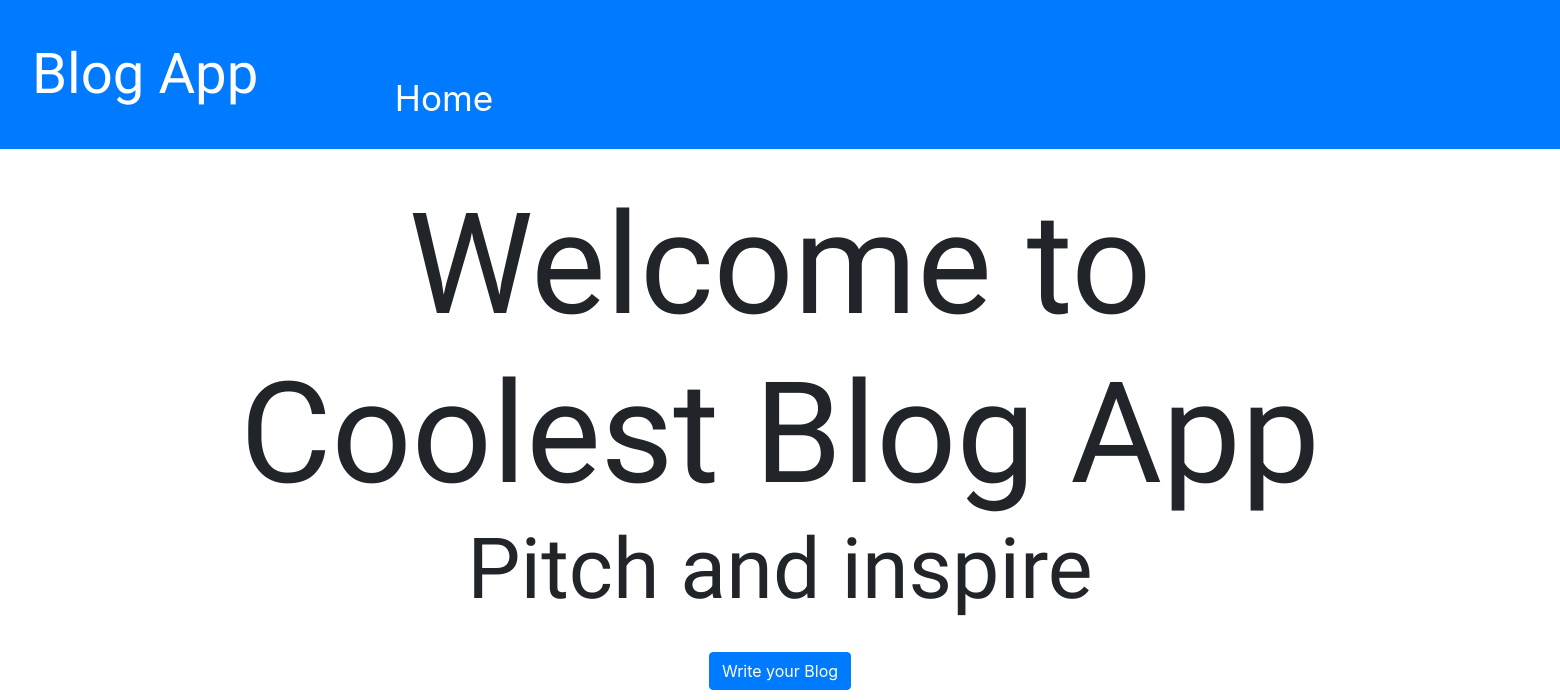
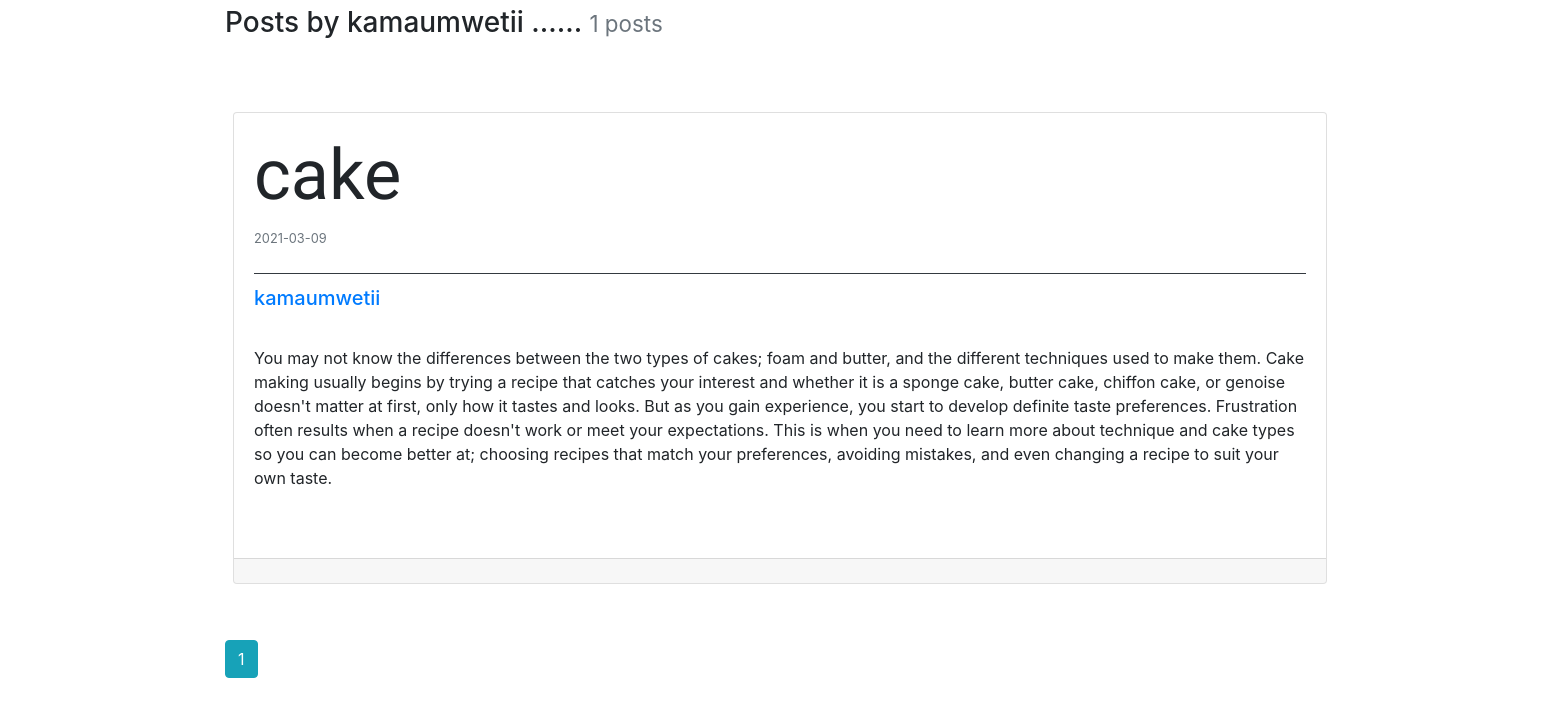
The app's page /user/kamaumwetii, older data (2 pictures, top to bottom).
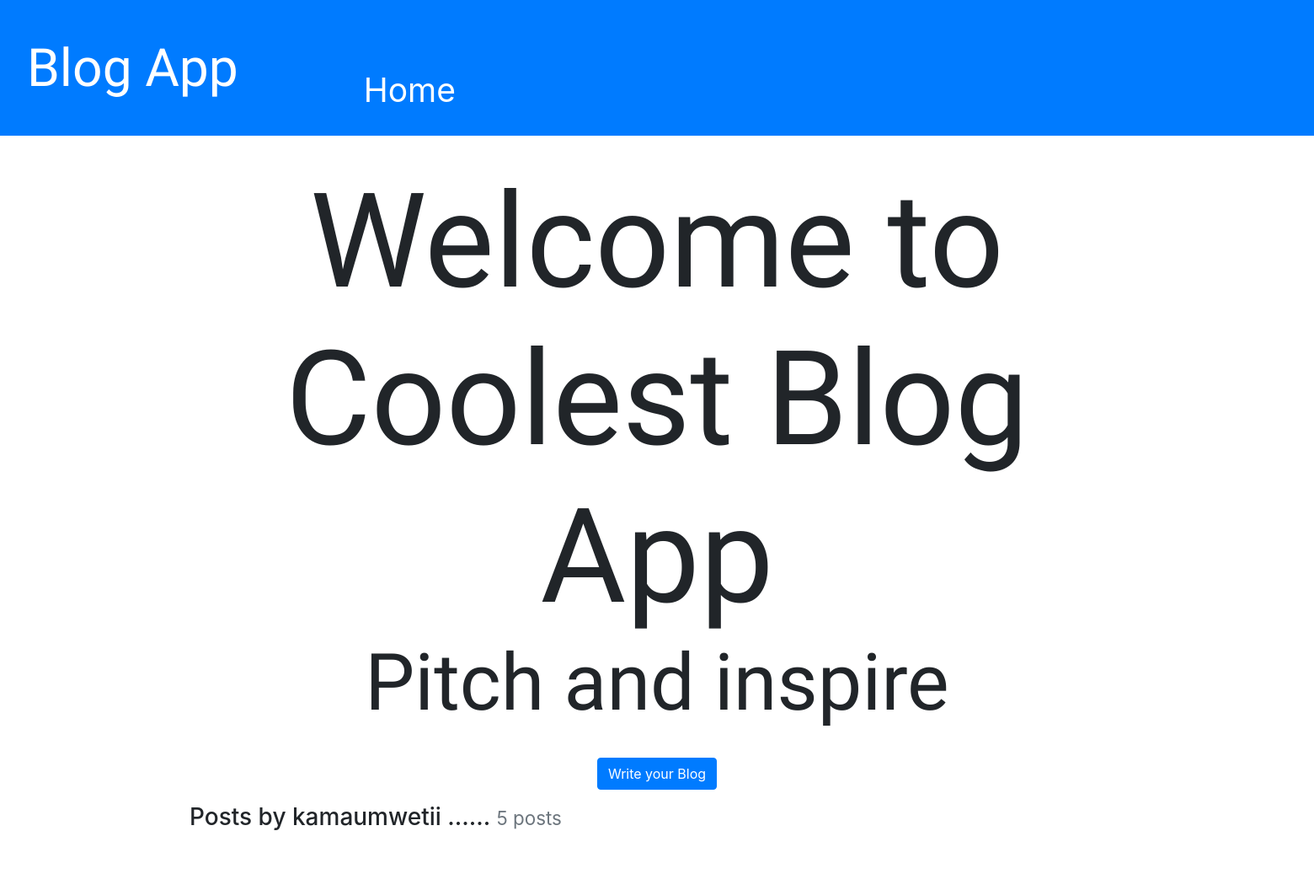
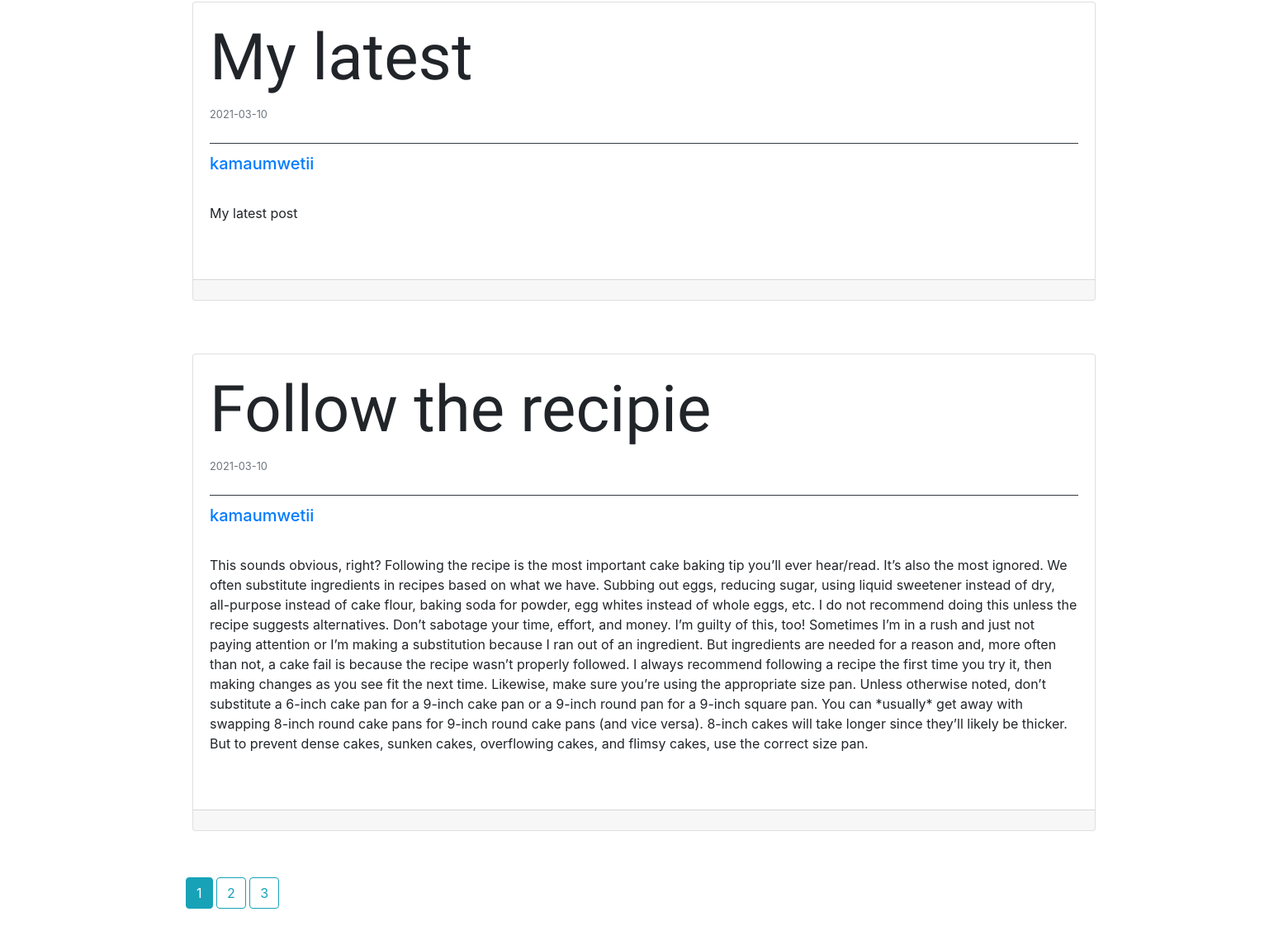
The same page, newer data (2 pictures, top to bottom).
### app/models.py (models this page shows, shortened)
class User( UserMixin ,db.Model):
    id = db.Column(db.Integer, primary_key = True)
    username = db.Column(db.String(30), index = True, unique = True)
    email = db.Column(db.String(150), index = True, unique =True)
    image_file = db.Column(db.String(30), index = True, default = 'default.jpeg')
    password = db.Column(db.String(60))
    posts = db.relationship('Post', backref='author', lazy='dynamic')

class Post(db.Model):
    id = db.Column(db.Integer, primary_key = True)
    title = db.Column(db.String(140))
    content = db.Column(db.Text)
    date_posted = db.Column(db.DateTime, default = datetime.utcnow )
    user_id = db.Column(db.Integer, db.ForeignKey('user.id'))

### app/views.py (the view)
@app.route('/user/<string:username>')
def user_posts(username):
    page = request.args.get('page', 1, type=int)
    user = User.query.filter_by(username = username).first_or_404()
    posts = Post.query.filter_by(author = user).order_by(Post.date_posted.desc())\
             .paginate(page = page, per_page=2)
    return render_template('user_post.html', posts = posts, user = user)

### app/templates/user_post.html (shortened to what this page needs)
{% extends 'base.html' %}
{% block content %}
<div class="container-fluid">
    <div class="container">
        <h1 class=" text-center p-2" style=" font-size: 10vmin; font-family: 'Akaya Telivigala', cursive;">
            Welcome to Coolest Blog App
            <br>
            <p style="font-size: 6vmin;">Pitch and inspire</p>
        </h1>
        <p style=" text-align: center; ">
            <a class= "btn btn-primary" href="{{ url_for('new_post') }}">Write your Blog </a>
            <h3>
                Posts by {{ user.username }} ...... <small class="text-muted">{{ posts.total }} posts</small>
            </h3>
        </p>
        <br>
        <br>
        {% for post in posts.items %}
        <div class="card m-2 border-0 ">
            <div class="card">
              <div class="card-body">
                <div class="card-title border-bottom border-bottom-1 border-dark "  >
                   <h5 style="font-family: 'Akaya Telivigala', cursive; font-size: 5vmin;">  {{post.title}}  </h5>
                    <small class="text-muted text-right">{{post.date_posted.strftime('%Y-%m-%d')}}</small> <br> <br>
                </div>
                <a href="#">
                    <h5 class="card-title " >{{ post.author.username }}</h5>
                </a> <br>
                <p class="card-text"> {{ post.content }} </p>
              </div>
              <br><br>
              <div class="card-footer">
              </div>
            </div>
        </div>
        <br><br>
        {% endfor %}
        {% for page_num in posts.iter_pages(left_edge=1, right_edge=1, left_current=1, right_current=2,) %}
            {% if page_num %}
                {% if page_num == posts.page ==page_num %}
                <a href=" {{ url_for('user_posts', username = user.username, page= page_num) }} " class="btn btn-info"> {{ page_num }} </a>
                {% else %}
                <a href=" {{ url_for('user_posts', username = user.username, page= page_num) }} " class="btn btn-outline-info"> {{ page_num }} </a>
                {% endif %}
            {% else %}
            ....
            {% endif %}
        {% endfor %}
        <br><br><br>
    </div>
</div>
{% endblock %}

### app/templates/base.html (shortened to what this page needs)
<!DOCTYPE html>
<html lang="en">
<head>
    <link rel="stylesheet" href="https://stackpath.bootstrapcdn.com/bootstrap/4.5.2/css/bootstrap.min.css">
</head>
<body>
    {% block navbar %}
    {% include 'navbar.html' %}
    {% endblock %}
    {%  block content %}
    {% endblock %}
</body>
</html>

### app/templates/navbar.html (shortened to what this page needs)
 <div class="sticky-top">
  <nav class="navbar navbar-dark bg-primary">
    <nav class="navbar  navbar-expand-lg navbar-dark">
        <a class="navbar-brand  " href="#" style="font-size: 4vmin; font-family: 'Kavivanar', cursive;">Blog App</a>
        <div class="collapse navbar-collapse" id="navbarNavAltMarkup">
          <div class="navbar-nav text-dark " >
            <a class="nav-item nav-link" style="color: #fff; padding-top: 4vmin; font-size: 2.5vmin; margin-left: 8vmin;" href=" {{ url_for('index') }}">Home</a>
          </div>
        </div>
    </nav>
  </nav>
 </div>
  <br>
  <div class=" fixed-bottom " style="text-transform: uppercase; margin: 10px;">
  </div>

Row changes from the older to the newer data that the page shows:
no longer on this page (row unchanged): Post: title "cake", date_posted "2021-03-09", author.username "kamaumwetii", content "You may not know the differences between the two types of cakes; foam and butter, and the different techniques used to make them. Cake making usually begins by trying a recipe that catches your interest and whether it is a sponge cake, butter cake, chiffon cake, or genoise doesn't matter at first, only how it tastes and looks. But as you gain experience, you start to develop definite taste preferences. Frustration often results when a recipe doesn't work or meet your expectations. This is when you need to learn more about technique and cake types so you can become better at; choosing recipes that match your preferences, avoiding mistakes, and even changing a recipe to suit your own taste."
added Post: title "My latest", date_posted "2021-03-10", author.username "kamaumwetii", content "My latest post"
added Post: title "Follow the recipie", date_posted "2021-03-10", author.username "kamaumwetii", content "This sounds obvious, right? Following the recipe is the most important cake baking tip you’ll ever hear/read. It’s also the most ignored. We often substitute ingredients in recipes based on what we have. Subbing out eggs, reducing sugar, using liquid sweetener instead of dry, all-purpose instead of cake flour, baking soda for powder, egg whites instead of whole eggs, etc. I do not recommend doing this unless the recipe suggests alternatives. Don’t sabotage your time, effort, and money. I’m guilty of this, too! Sometimes I’m in a rush and just not paying attention or I’m making a substitution because I ran out of an ingredient. But ingredients are needed for a reason and, more often than…"
Text that changed along with them:
{{ posts.total }}: "1" → "5"
new list line: "2"
new list line: "3"
